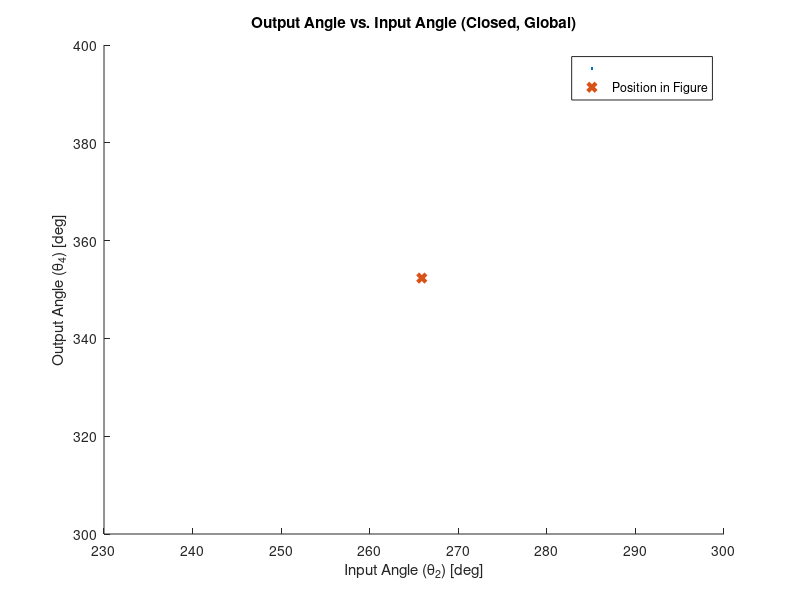
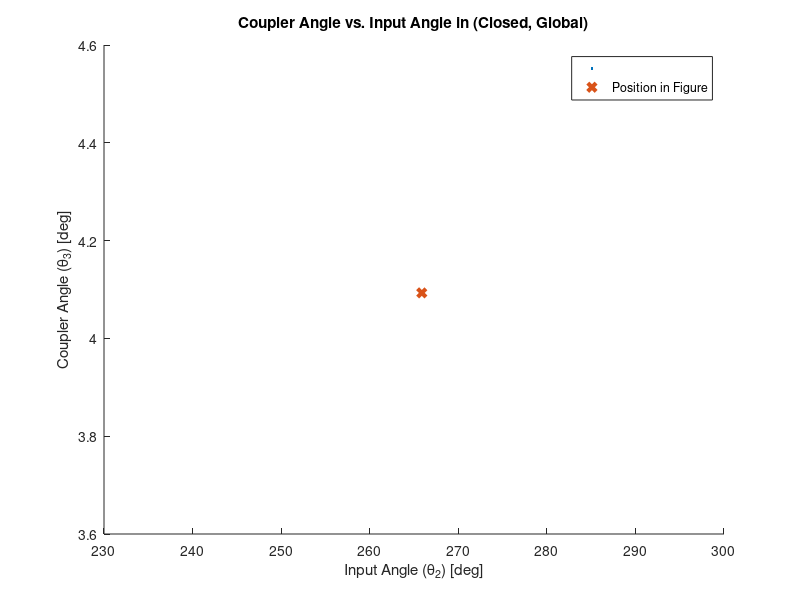
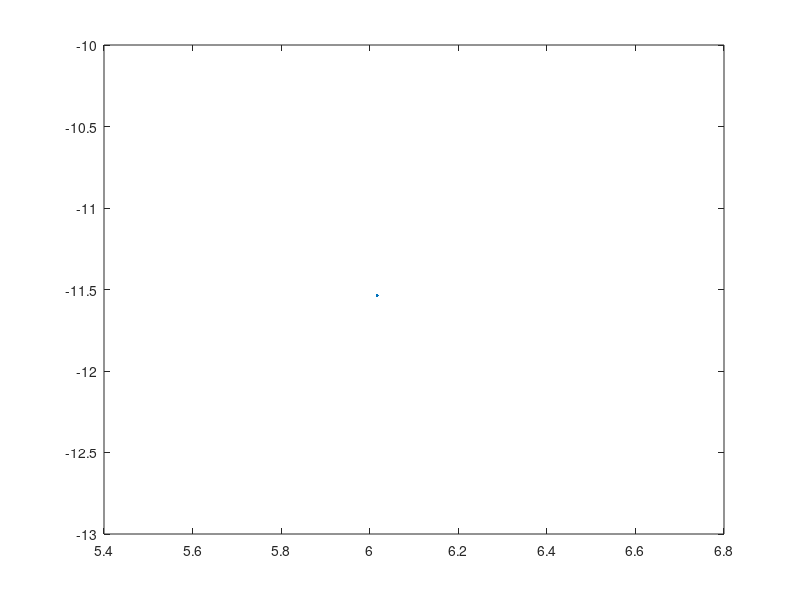

Write MATLAB code to recreate these figures, in order. (Note: this script raises an error after producing the figures.)
%% ME480 Mechanism Solver
%Author: Michael Pagan
clc, clear, close all

%% 4 Bar Pin Joint Mechanism Parameters
% Link lengths
Lengths = [9.174, 12.97, 9.573, sqrt(2.79^2+6.948^2)]; %a,b,c,d 
a = Lengths(1); %input (crank) length
b = Lengths(2); %coupler length
c = Lengths(3); %output length
d = Lengths(4); %ground length
units = 'in'; %units of above link lengths

% transform between local and global coordinates
theta1 = 90-atand(2.79/6.948); %ccw angle from local +x axis to global X axis
     %local +x points from crank ground to ouput ground (O2 to O4)  
     
% point of interest P on linkage
P_link = 'b'; %define which link the point is on: 'a' 'b' or 'c'
delta = -23.76; %fixed angle between selected link vector and point vector on 
                %link. e.g. angle between AB and AP. cw = negative
p = 7.09; %distance from link pin joint to desired point P (e.g. AP)

% position of mechanism shown in figure
theta2_fig_g = 360-theta1-26; %approximate theta 2 for determining configuration of 
                    %figure. Global system. Must be between 0-360 deg.
theta3_fig_g = 4; %approximate theta 3 for determining configuration of 
                    %figure. Global system. Must be between 0-360 deg. 
theta2_fig_l = theta2_fig_g + theta1; %DO NOT EDIT                 

% given speed and acceleration of crank
omega2 = 0.01; %input velocity [rad/s]
alpha2 = 0; %input acceleration [rad/s^2]

%Custom input range for crank in local coordinates
override_togs = 1; %change to 1 to use custom range
custom_input = theta2_fig_l; %specify custom range LOCAL coordinates
       
%No edits must be made below this header%    
%%%%%%%%%%%%%%%%%%%%%%%%%%%%%%%%%%%%%%%%%%%%%%%%%%%%%%%%%%%%%%%%%%%%%%%%%%
%   _  _     ____          _____    _____ _____ _   _ 
%  | || |   |  _ \   /\   |  __ \  |  __ \_   _| \ | |
%  | || |_  | |_) | /  \  | |__) | | |__) || | |  \| |
%  |__   _| |  _ < / /\ \ |  _  /  |  ___/ | | | . ` |
%     | |   | |_) / ____ \| | \ \  | |    _| |_| |\  |
%     |_|   |____/_/    \_\_|  \_\ |_|   |_____|_| \_|
%%%%%%%%%%%%%%%%%%%%%%%%%%%%%%%%%%%%%%%%%%%%%%%%%%%%%%%%%%%%%%%%%%%%%%%%%%                                                   
%% Toggle Positions
% Grashof determination
links = [a,b,c,d];
grash = 0; %flag for grashof
if (max(links)+ min(links)) <= sum(links)-(max(links)+ min(links))
    disp('GRASHOF MECHANISM')
    grash = 1;
else
    disp('NON-GRASHOF MECHANISM')
end

% Determine toggle points
%Flags for number of toggles
Onetog = 0;
Twotog = 0;
Notog = 0;

% Test for NaN case
tog1_inards = (a.^2+d.^2-b.^2-c.^2)./(2*a*d)+b*c./(a*d);
tog2_inards = (a.^2+d.^2-b.^2-c.^2)./(2*a*d)-b*c./(a*d);

% Calculate the two toggle positions, in local coordinates
if xor((abs(tog1_inards) > 1), (abs(tog2_inards) > 1))
    %checks that ONLY one of the toggle equations is valid
    Onetog = 1; %flag that we have opposite/equal togs
    disp('EQUAL AND OPPOSITE TOGGLE POSITIONS')
    if abs(tog1_inards) < 1 %plus case is valid
        theta_tog1_l = (acosd(tog1_inards)); %plus
        theta_tog2_l = -theta_tog1_l;

    else %minus case is valid
        theta_tog2_l = (acosd(tog2_inards)); % minus
        theta_tog1_l = -theta_tog2_l;
    end
elseif (abs(tog1_inards) > 1) && (abs(tog2_inards) > 1) 
    %checks that NEITHER toggle equations are valid
    disp('NO TOGGLE POSITIONS')
    Notog = 1;
else %both toggle equations must be valid
    disp('TWO UNIQUE TOGGLE POSITIONS')
    Twotog = 1;
    theta_tog1_l = (acosd(tog1_inards)); % plus
    theta_tog2_l = (acosd(tog2_inards)); % minus
end

%% Create input vector for current configuration
%determine if approximate theta 2 is between cw or ccw range of togs
if not(Notog)
    %create vector with original toggle points
    togs_l = [theta_tog1_l, theta_tog2_l];
    % create vector with positive toggle points
    togs_l_pos = togs_l + 360.*(togs_l < 0);
    % convert to global
    togs_g = togs_l_pos - theta1;
    
    if theta2_fig_l < max(togs_l_pos) && theta2_fig_g > min(togs_l_pos)
        toggle_dir = 1; %in this case the configuration lies in the ccw range
                        %of the toggle positions
    else
        toggle_dir = 0; %else configuration must be in the cw range
    end
end

%case for opposite and equal toggle angles. abs will be 0 to 180 deg
if override_togs > 0
    theta2l = custom_input;
    theta2g = theta2l - theta1;
else
    if Onetog
        % case for opposite and equal toggle angles
        if toggle_dir < 1 %from positive tog through +x axis to negative tog
            theta2l = flip(min(togs_l):0.5:max(togs_l)); %local
            theta2l = theta2l + 360.*(theta2l < 0);
        else % from positive tog through -x axis to negative tog
            theta2l = min(togs_l_pos):0.5:max(togs_l_pos); %local
        end

    elseif Twotog
        %case for two unique toggle points. togs will be [0 , 180] deg local
        % direction irrelevant bc range does not cross x axis
        theta2l = min(togs_l):0.5:max(togs_l); %local

    elseif Notog
        %case for no toggle points. Input angle theta 2 can go 360 deg
        theta2g = 0:0.5:360;
        theta2l = theta2g + theta1;
    end
end

% convert local input range to global
if not(Notog)
    theta2g = theta2l - theta1;
    theta2g = theta2g + 360.*(theta2g < 0);
end

% Make all negative input angles positive
theta2l = theta2l + 360.*(theta2l < 0);

%% Calculated Parameters
k1 = d./a;
k2 = d./c;
k3 = (a.^2-b.^2+c.^2+d.^2)./(2*a*c);
k4 = d./b;
k5 = (c.^2-d.^2-a.^2-b.^2)./(2*a*b);

A = cosd(theta2l)-k1-k2.*cosd(theta2l)+k3;
B = -2.*sind(theta2l);
C = k1-(k2+1).*cosd(theta2l)+k3;
D = cosd(theta2l)-k1+k4.*cosd(theta2l)+k5;
E = -2.*sind(theta2l);
F = k1 + (k4-1).*cosd(theta2l)+k5;

%% Output Angle Theta 4

%OPEN CONFIGURATION
%calculate the open configuration output angle. "Minus" eq
%find and remove imaginary input arguments
Q_m4 = (-B-sqrt(B.^2-4.*A.*C));
Q_m4(imag(Q_m4) ~= 0) = NaN;
%calculate the angle
theta4open_l = (2.*atan2d(Q_m4, 2.*A)); %local,
%convert to global. We only report output angles in global.
theta4open_g = theta4open_l - theta1;
%find and correct large and/or negative angles
for j = 1:2 %loop through twice for angles < -360
    theta4open_g = theta4open_g + 360.*(theta4open_g < 0);
end

%CLOSED CONFIGURATION
%calculate the closed configuration output angle. "Plus" eq
%find and remove imaginary input arguments
Q_p4 = (-B+sqrt(B.^2-4.*A.*C));
Q_p4(imag(Q_p4) ~= 0) = NaN;
%calculate the angle
theta4closed_l = (2.*atan2d(Q_p4,2.*A));%local,
%convert to global
theta4closed_g = theta4closed_l - theta1;
%find and correct large and/or negative angles
for j = 1:2
    theta4closed_g = theta4closed_g + 360.*(theta4closed_g < 0);
end

%DEPICTED CONFIGURATION
%calculate D,E,F for the current position
A_fig = cosd(theta2_fig_l)-k1-k2.*cosd(theta2_fig_l)+k3;
B_fig = -2.*sind(theta2_fig_l);
C_fig = k1-(k2+1).*cosd(theta2_fig_l)+k3;

%calculate closed theta 3 for current position
theta4closed_fig_l = (2.*atan2d(-B_fig+sqrt(B_fig.^2-4.*A_fig.*C_fig),...
                                    2.*A_fig)); %local, plus
%convert to global                  
theta4closed_fig_g = theta4closed_fig_l - theta1; 

%calculate open theta 3 for current position
theta4open_fig_l = 2.*atan2d(-B_fig-sqrt(B_fig.^2-4.*A_fig.*C_fig),...
                                    2.*A_fig); %local, minus
%convert to global                    
theta4open_fig_g = theta4open_fig_l - theta1;

%make sure angles are 0-360
for k = 1:2
    theta4open_fig_g = theta4open_fig_g + 360.*(theta4open_fig_g < 0);
    theta4closed_fig_g = theta4closed_fig_g + 360.*(theta4closed_fig_g < 0);
end

%% Coupler Angle Theta 3

%OPEN CONFIGURATION
%calculate the open configuration coupler angle. "Minus case"
%find and remove imaginary input arguments
Q_m3 = (-E-sqrt(E.^2-4.*D.*F));
Q_m3(imag(Q_m3) ~= 0) = NaN;
%calculate the angle
theta3open_l = (2.*atan2d(Q_m3,2.*D));%local, 
%convert to global
theta3open_g = theta3open_l - theta1;
%find and correct negative angles
for j = 1:2
    theta3open_g = theta3open_g + 360.*(theta3open_g < 0);
end

%CLOSED CONFIGURATION
%calculate the closed configuration coupler angle. "Plus case:"
%find and remove imaginary input arguments
Q_p3 = (-E+sqrt(E.^2-4.*D.*F));
Q_p3(imag(Q_p3) ~= 0) = NaN;
%calculate the angle
theta3closed_l = (2.*atan2d(Q_p3, 2.*D)); %local, plus
%convert to global
theta3closed_g = theta3closed_l - theta1; %
for j = 1:2
    theta3closed_g = theta3closed_g + 360.*(theta3closed_g < 0);
end

%DEPICTED CONFIGURATION
%calculate current coupler angle in given figure based on estimated theta2
%calculate D,E,F for the current position
D_fig = cosd(theta2_fig_l)-k1+k4.*cosd(theta2_fig_l)+k5;
E_fig = -2.*sind(theta2_fig_l);
F_fig = k1 + (k4-1).*cosd(theta2_fig_l)+k5;

%calculate closed theta 3 for current position
theta3closed_fig_l = (2.*atan2d((-E_fig+sqrt(E_fig.^2-4.*D_fig.*F_fig)),...
                      2.*D_fig)); %local, plus
%convert to global                  
theta3closed_fig_g = theta3closed_fig_l - theta1; 

%calculate open theta 3 for current position
theta3open_fig_l = (2.*atan2d((-E_fig-sqrt(E_fig.^2-4.*D_fig.*F_fig)),...
                        2.*D_fig));%local, 
%convert to global                    
theta3open_fig_g = theta3open_fig_l - theta1;

%make sure angles are 0-360
for k = 1:2
    theta3open_fig_g = theta3open_fig_g + 360.*(theta3open_fig_g < 0);
    theta3closed_fig_g = theta3closed_fig_g + 360.*(theta3closed_fig_g < 0);
end

%% Determine Configuration of Depiction in Figure
%check if open or closed coupler angle is closer to visually-estimated
    %coupler angle in figure. Comparison of absolute differences
if abs(theta3open_fig_g-theta3_fig_g) > abs(theta3closed_fig_g-theta3_fig_g)
    disp('FIGURE DEPICTS THE CLOSED CONFIGURATION')
    % flags for open/closed
    closed = 1;
    open = 0;
    
    theta3current_fig_g = theta3closed_fig_g;
    theta4current_fig_g = theta4closed_fig_g;
    
    theta3g = theta3closed_g;
    theta4g = theta4closed_g;
else
    disp('FIGURE DEPICTS THE OPEN CONFIGURATION')
    % flags for open/closed
    open = 1;
    closed = 0; 
    
    theta3current_fig_g = theta3open_fig_g;
    theta4current_fig_g = theta4open_fig_g;
    
    theta3g = theta3open_g;
    theta4g = theta4open_g;
end

%ensure the angles are (0-360)
for k = 1:2
    theta3current_fig_g = theta3current_fig_g + 360.*(theta3current_fig_g < 0);
    theta3current_fig_g = theta3current_fig_g - 360.*(theta3current_fig_g > 360);
    theta4current_fig_g = theta4current_fig_g + 360.*(theta4current_fig_g < 0);
    theta4current_fig_g = theta4current_fig_g - 360.*(theta4current_fig_g > 360);
end

%% Plot Coupler and Output Angles
figure(1)
hold on
plot((theta2g), theta4g,'.')
xlabel('Input Angle (\theta_2) [deg]')
ylabel('Output Angle (\theta_4) [deg]')
plot(theta2_fig_g, theta4current_fig_g, 'x','linewidth',3)
legend( '', 'Position in Figure')
if open
    title('Output Angle vs. Input Angle (Open, Global)')
else
    title('Output Angle vs. Input Angle (Closed, Global)')
end

figure(2)
hold on
plot(theta2g, theta3g, '.');
xlabel('Input Angle (\theta_2) [deg]')
ylabel('Coupler Angle (\theta_3) [deg]')
plot(theta2_fig_g, theta3current_fig_g, 'x','linewidth',3)
legend('','Position in Figure')
if open
    title('Coupler Angle vs. Input Angle in (Open, Global)')
else
    title('Coupler Angle vs. Input Angle in (Closed, Global)')
end

%% Point P on Coupler
%find the vector P in global space. 
if P_link == 'a' %point P is on link a (input). Pinned at O2
    %find angle of  O2P
    thetaP_g = theta2g + delta;
    
    % P-> = AP-> relative to O2
    P = p.*cosd(thetaP_g) + 1i.*p.*sind(thetaP_g);  
    
    %current position of point P
    thetaPcurrent_g = theta2_fig_g + delta;
    P_current = p.*cosd(thetaPcurrent_g) + 1i.*p.*sind(thetaPcurrent_g);  
    
elseif P_link == 'b' %point P is on link b (coupler). Pinned at A
    %find angle of AP
    thetaP_g = theta3g + delta;
    
    %P-> = AB-> + BP-> relative to O2
    P = a.*cosd(theta2g) + p.*cosd(thetaP_g) + ...
        1i.*(a.*sind(theta2g) + p.*sind(thetaP_g));
    
    %current position of point P
    thetaPcurrent_g = theta3current_fig_g + delta;
    P_current = a.*cosd(theta2_fig_g) + p.*cosd(thetaPcurrent_g) + ...
        1i.*(a.*sind(theta2_fig_g) + p.*sind(thetaPcurrent_g));
    
elseif P_link == 'c' %point P is on link c (output)
    %find angle O4P
    thetaP_g = theta4g + delta;
                                       
    
    % P-> = O2P-> relative to O4
    P = p.*cosd((thetaP_g)) + 1i.*p.*sind((thetaP_g));

    %current position of point P relative to O4
    thetaPcurrent_g = theta4current_fig_g + delta;
    P_current = p.*cosd(thetaPcurrent_g) + 1i.*p.*sind(thetaPcurrent_g); 
    
else %point P link incorrectly defined
    disp('Incorrect definition of link for point P. Check  var ''P_link''')
end

Px = real(P);
Py = imag(P);
Px_current = real(P_current);
Py_current = imag(P_current);

%% Plot Position on Coupler

figure(4)
plot(Px, Py, '.')
xlabel({"X Position [" + units + "["})
ylabel("Y Position [" + units + "]")
daspect([1 1 1]);

if open
    title('Position of Point P (Open)')
else
    title('Position of Point P (Closed)')
end

hold on
%plot current position of P
plot(Px_current, Py_current, 'x','linewidth',2)

%plot and label the origin
plot(0,0,'ks','linewidth', 4)
if P_link == 'b' || P_link == 'a' %O2 is at the origin
    text(.05.*range([Px]),0, {'O_2'})
elseif P_link == 'c' %O4 is at origin
    text(.05.*range([Px]),0, {'O_4'})
end

%% Velocity Analysis
omega3 = a.*omega2./b .* (sind(theta4g-theta2g)./sind(theta3g-...
    theta4g));
omega4 = a.*omega2./c .* (sind(-theta3g+theta2g)./sind(theta4g-...
    theta3g));

% filter out very high velocities
omega3(abs(theta3g-theta4g) < 0.1) = NaN;
omega4(abs(theta3g-theta4g) < 0.1) = NaN;

% velocity of A (crank end), is tangential to crank arc
VA_g = a.*omega2.*(-sind(theta2g)+1i.*cosd(theta2g));

% velocity of B relative to A
VBA_g = b.*omega3 .*(-sind(theta3g)+1i.*cosd(theta3g));

% velocity of B, is tangential to output arc
VB_g = c.*omega4 .*(-sind(theta4g)+1i.*cosd(theta4g));

% velocity of P relative to A
VPA_g = p.*omega3 .* -sind(theta3g + delta) + 1i.*p.*omega3 ...
    .* cosd(theta3g+delta);
% velocity of P
VP_g = VA_g + VPA_g;

% velocity magnitudes
VA_mag = abs(VA_g);
VB_mag = abs(VB_g);
VP_mag = abs(VP_g);

%% Plot velocity
figure(5)
plot(theta2g, VP_mag, '.');
xlabel('Input Angle (\theta_2) [deg]')
ylabel("|V_P| [" + units +"/s]")

if open
    title('Point P Velocity vs Input Angle (Open)')
else
    title('Point P Velocity vs Input Angle (Closed)')
end

%% Acceleration Analysis
A_a = c*sind(theta4g);
B_a = b*sind(theta3g);
C_a = a*alpha2.*sind(theta2g)+a*omega2.^2.*cosd(theta2g)+b*omega3.^2 ...
    .*cosd(theta3g) - c*omega4.^2 .*cosd(theta4g);
D_a = c*cosd(theta4g);
E_a = b*cosd(theta3g);
F_a = a*alpha2.*cosd(theta2g)- a*omega2.^2.*sind(theta2g)-b*omega3.^2 ...
    .*sind(theta3g) + c*omega4.^2 .*sind(theta4g);

alpha3 = (C_a.*D_a - A_a.*F_a)./(A_a.*E_a - B_a.*D_a);
alpha4 = (C_a.*E_a - B_a.*F_a)./(A_a.*E_a - B_a.*D_a);

%Linear Acceleration of P
A_A = a*alpha2.*(-sind(theta2g)+1i*cosd(theta2g)) ...
    - a*omega2.^2.*(cosd(theta2g)+1i*sind(theta2g));
A_PA = p*alpha3.*(-sind(theta3g+delta)+1i*cosd(theta3g+delta)) ...
    - p*omega3.^2.*(cosd(theta3g+delta)+1i*sind(theta3g+delta));

A_P = A_A + A_PA;

%% Plot Acceleration
figure(6)
plot(theta2g, alpha4, '.');
xlabel('Input Angle (\theta_2) [deg]')
ylabel("\alpha_{5} [" + units +"/s^2]")

if open
    title('Link 5 Angular Acceleration vs Input Angle (Open)')
else
    title('Link 5 Angular Acceleration vs Input Angle (Closed)')
end

figure(7)
plot(theta2g, abs(A_P), '.');
xlabel('Input Angle (\theta_2) [deg]')
ylabel("Linear Acceleration of Point F [" + units +"/s^2]")

if open
    title('Point F Linear Acceleration vs Input Angle (Open)')
else
    title('Point F Linear Acceleration vs Input Angle (Closed)')
end
%% Print Relevant Values
%print values only if evaluating for one theta 2 input
if length(theta2g) == 1
    %define output vectors
    links = ["Crank (a)", "Coupler (b)", "Output (c)"]';
    thetas = [theta2g, theta3g, theta4g]';
    omegas = [omega2, omega3, omega4]';
    alphas = [alpha2 , alpha3, alpha4]';
    %create and display the table
    mechanism_state = table;
    mechanism_state.Link = links;
    mechanism_state.Angle = thetas;
    mechanism_state.Speed = omegas;
    mechanism_state.Acceleration = alphas;
    mechanism_state.Properties.VariableNames{2} = 'Angle [deg]';
    mechanism_state.Properties.VariableNames{3} = 'Speed [rad/s]';
    mechanism_state.Properties.VariableNames{4} = 'Acceleration [rad/s^2]';
    disp(mechanism_state)
end

%% Force Analysis
% applied force
F_P = 0;
F_Px = 0;
F_Py = 0;

R_Px = 0;
R_Py = 0;

% applied torque
T4 = 0; %torque on link 4
T3 = 0; %torque on link 3
T12 = 0; %torque on link 2

% gravitational acceleration in/s^2
g = 386.08858267717;

% self-weights
w2 = 2*2;
w3 = 10;
w4 = 2*2;


% convert to masses
m2 = w2/g; % [kg]
m3 = w3/g;
m4 = w4/g;

% moments of inertia (slender rods)
I2 = 0.071;
I3 = 0.430;
I4 = 0.077;

% R components (slender rods with CG at center)
R_12 = a/2 * (cosd(theta2g-180) + 1i*sind(theta2g-180));
R_12x = real(R_12);
R_12y = imag(R_12);

R_32 = a/2 * (cosd(theta2g) + 1i*sind(theta2g));
R_32x = real(R_32);
R_32y = imag(R_32);

R_23 = 7.09 * (cosd(theta3g+delta-180) + 1i*sind(theta3g+delta-180));
R_23x = real(R_23);
R_23y = imag(R_23);

R_43 = 7.09 * (cosd(theta3g-delta) + 1i*sind(theta3g-delta));
R_43x = real(R_43);
R_43y = imag(R_43);

R_34 = c/2 * (cosd(theta4g) + 1i*sind(theta4g));
R_34x = real(R_34);
R_34y = imag(R_34);

R_14 = c/2 * (cosd(theta4g-180) + 1i*sind(theta4g-180));
R_14x = real(R_14);
R_14y = imag(R_14);

% CG accelerations
A_G2 = a/2 * alpha2.*(-sind(theta2g)+1i*cosd(theta2g)) ...
    - a/2 * omega2.^2.*(cosd(theta2g)+1i*sind(theta2g));
A_G2x = real(A_G2);
A_G2y = imag(A_G2);

A_A = a*alpha2.*(-sind(theta2g)+1i*cosd(theta2g)) ...
    - a*omega2.^2.*(cosd(theta2g)+1i*sind(theta2g));
A_G3A = (7.09)*alpha3.*(-sind(theta3g+delta)+1i*cosd(theta3g+delta)) ...
    - (7.09)*omega3.^2.*(cosd(theta3g+delta)+1i*sind(theta3g+delta));
A_G3 = A_A + A_G3A;
A_G3x = real(A_G3);
A_G3y = imag(A_G3);

A_G4 = c/2 * alpha4.*(-sind(theta4g)+1i*cosd(theta4g)) ...
    - a/2 * omega4.^2.*(cosd(theta4g)+1i*sind(theta4g));
A_G4x = real(A_G4);
A_G4y = imag(A_G4);

% solve system of equations
A_fa =   [1 0 1 0 0 0 0 0 0;
         0 1 0 1 0 0 0 0 0;
         -R_12y R_12x -R_32y R_32x 0 0 0 0 1;
         0 0 -1 0 1 0 0 0 0;
         0 0 0 -1 0 1 0 0 0;
         0 0 R_23y -R_23x -R_43y R_43x 0 0 0;
         0 0 0 0 -1 0 1 0 0;
         0 0 0 0 0 -1 0 1 0;
         0 0 0 0 R_34y -R_34x -R_14y R_14x 0];
b_fa = [m2*A_G2x;
     m2*A_G2y + w2;
     I2*alpha2;
     m3*A_G3x-F_Px;
     m3*A_G3y-F_Py + w3;
     I3*alpha3 - R_Px*F_Py + R_Py*F_Px;
     m4*A_G4x;
     m4*A_G4y + w4;
     I4*alpha4 - T4];
 
x_fa = linsolve(A_fa,b_fa);

% Force magnitudes
F_12 = sqrt(x_fa(1)^2+x_fa(2)^2);

F_32 = sqrt(x_fa(3)^2+x_fa(4)^2);

F_43 = sqrt(x_fa(5)^2+x_fa(6)^2);

F_14 = sqrt(x_fa(7)^2+x_fa(8)^2);

T_12 = x_fa(9);

%% Torque Analysis by Energy Method
%CG Velocities
V_G2 = a/2 .* omega2.*(-sind(theta2g)+1i.*cosd(theta2g)); %cg of link 2
V_G2x = real(V_G2);
V_G2y = imag(V_G2);

V_G3A = 7.09 .* omega3 .* (-sind(theta3g+delta)+1i.*cosd(theta3g+delta)); %cg of link 3 relative to link 1 end
%VA_g = velocity of A (crank end), is tangential to crank arc
V_G3 = VA_g + V_G3A; %cg of link 3
V_G3x = real(V_G3);
V_G3y = imag(V_G3);

V_G4 = c/2 .* omega4 .*(-sind(theta4g)+1i.*cosd(theta4g)); %cg of link 4
V_G4x = real(V_G4);
V_G4y = imag(V_G4);


% CG Accelerations found in previous section
% Moments of inertia defined in previous section
% Torques defined in previous section

%Energy Equation
syms T12
Energy_LHS = -w2*V_G2y - w3*V_G3y - w4*V_G4y + T12*omega2;
Energy_RHS = m2*(A_G2x*V_G2x + A_G2y*V_G2y) + m3*(A_G3x*V_G3x + A_G3y*V_G3y) ...
    + m4*(A_G4x*V_G4x + A_G4y*V_G4y) + (I2*alpha2*omega2+I3*alpha3*omega3+I4*alpha4*omega4);

T_12e = solve(Energy_LHS==Energy_RHS, T12);
T_12e = double(T_12e);
